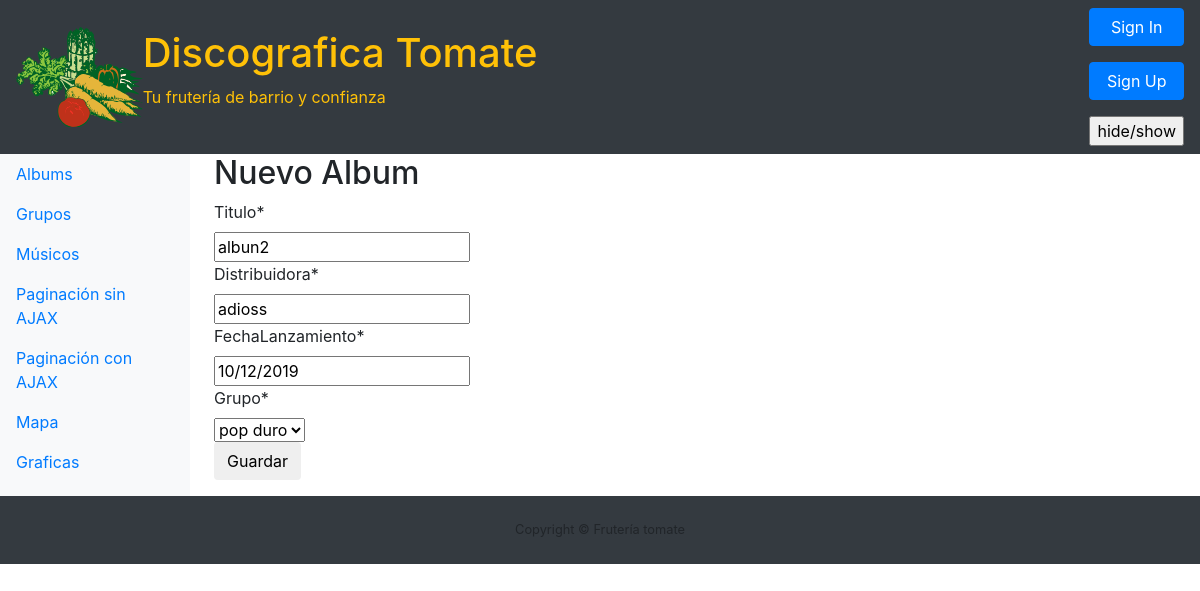
Page /album/1/edit/ on the committed database.
### Discografica/models.py (models this page shows)
class Album(models.Model):
    titulo = models.CharField(max_length=200)
    distribuidora = models.CharField(max_length=200)
    fechaLanzamiento = models.DateField()
    grupo = models.ForeignKey(Grupo, on_delete=models.CASCADE)

### Discografica/views.py (the view)
# urls.py: path('album/<int:pk>/edit/', views.album_edit, name='album_edit'),
def album_edit(request, pk):
    album = get_object_or_404(Album, pk=pk)
    if request.method == "POST":
        form = AlbumForm(request.POST, instance=album)
        if form.is_valid():
            form.save()
            return redirect('album_list')
    else:
        form = AlbumForm(instance=album)
    nombre = form.Meta.model.__name__
    return render(request, 'edit.html', {'form': form, 'nombre': nombre})

### Discografica/forms.py
class AlbumForm(forms.ModelForm):
    class Meta:
        model = Album
        fields = ('titulo', 'distribuidora', 'fechaLanzamiento', 'grupo')

### Discografica/models.py (called while the page is built)
    def __str__(self):
        return self.nombre

### templates/edit.html
{% extends 'index.html' %}
{% load crispy_forms_tags%}
{% block main %}
    <h2>Nuevo {% autoescape off %}{{ nombre }}{% endautoescape %} </h2>
    <form method="POST" class="post-form">{% csrf_token %}
        {{ form|crispy }}
        <button type="submit" class="save btn btn-default">Guardar</button>
    </form>
{% endblock %}

### rows in the picture
Album: titulo "albun2", distribuidora "adioss", fechaLanzamiento "10/12/2019", grupo "pop duro"

### other values in the picture
{{ nombre }} "Album"
